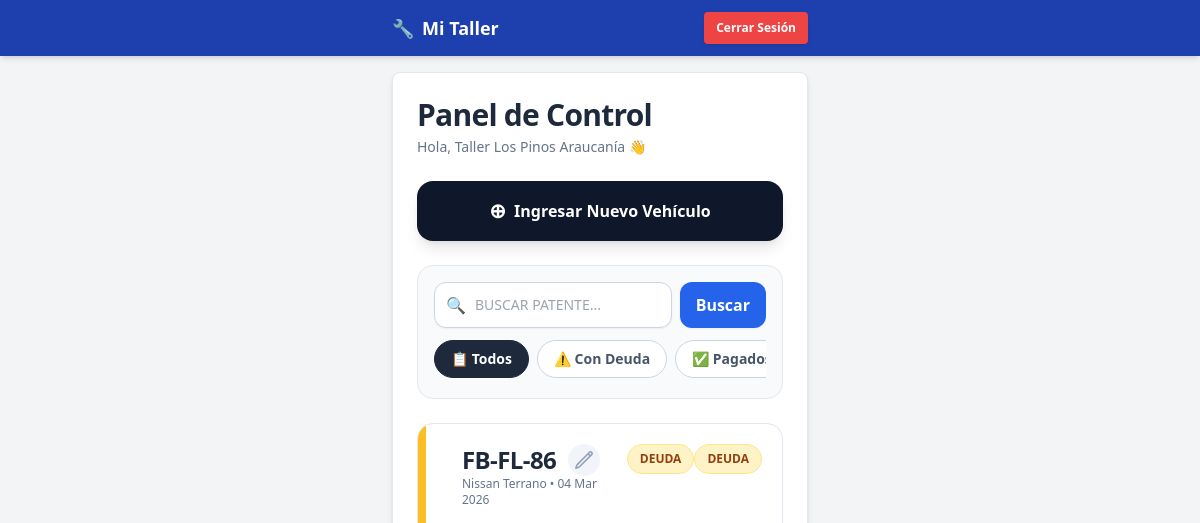
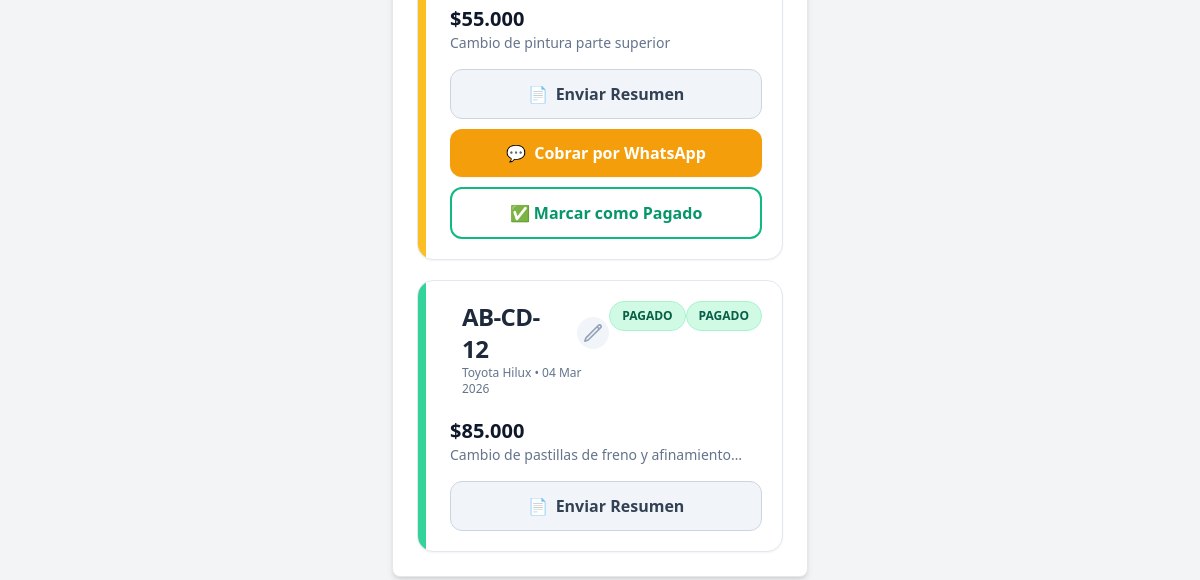
The page /taller/dashboard (signed in) on the database as committed earlier (2 pictures, top to bottom).
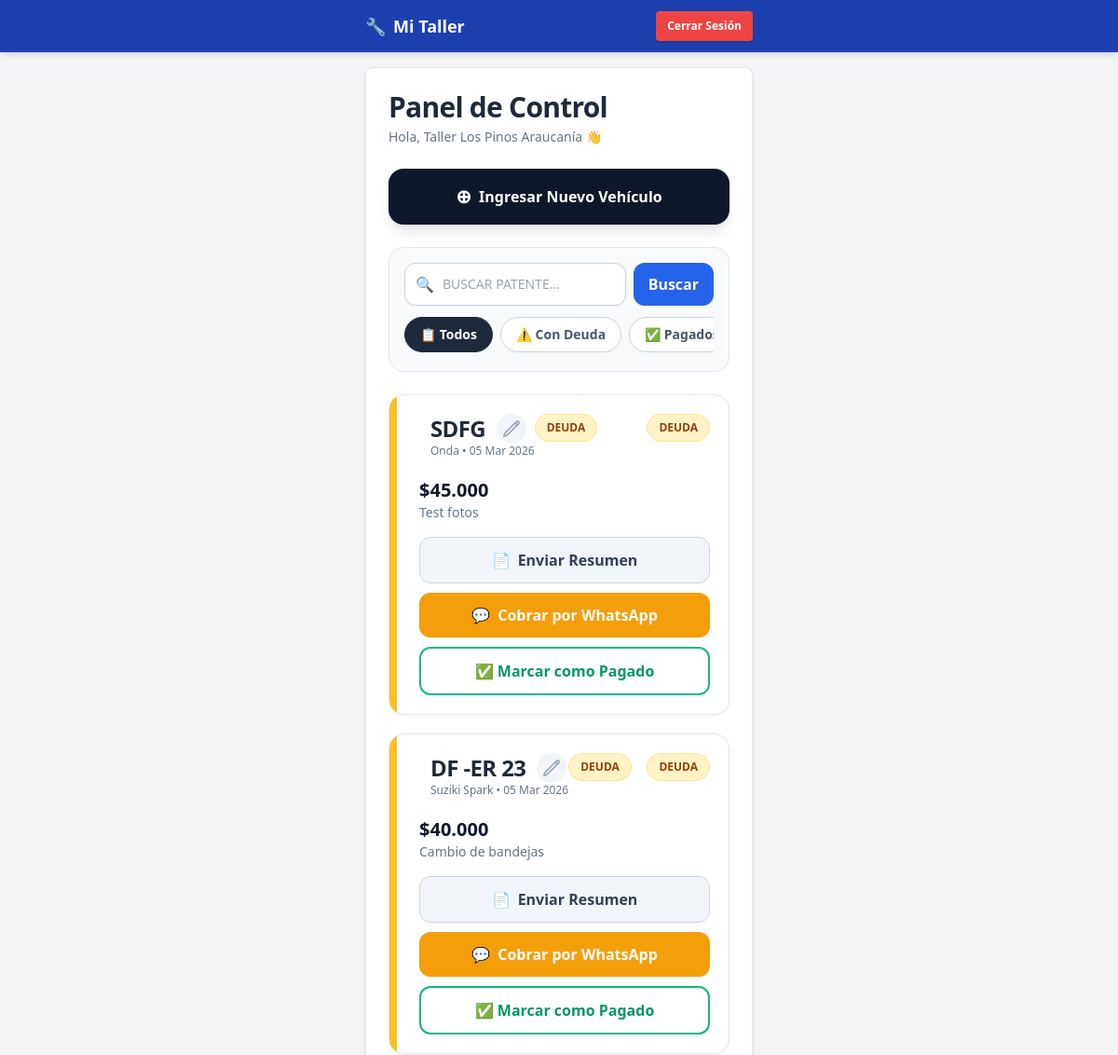
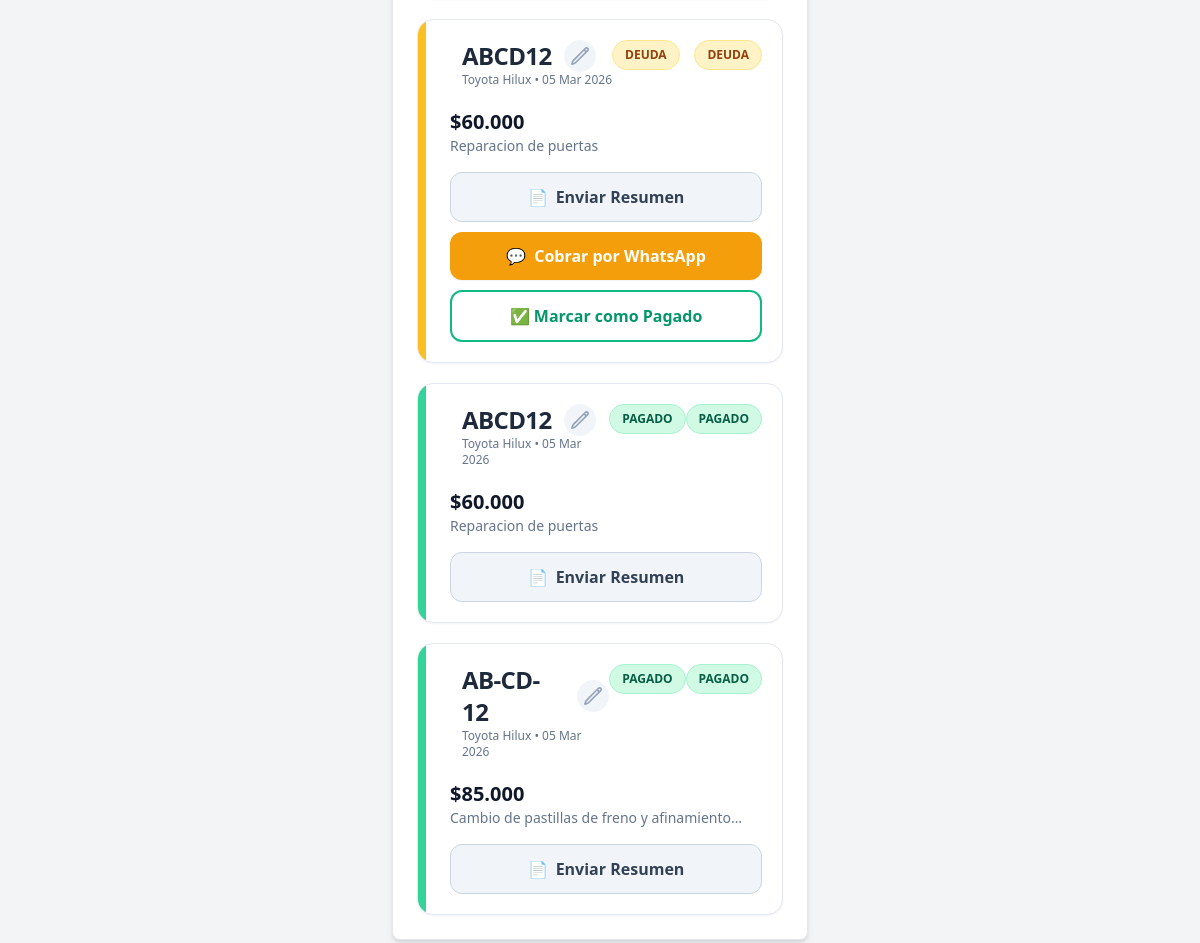
The same page on the database as committed later (2 pictures, top to bottom).
### app/models.py (models this page shows, shortened)
class Taller(UserMixin, db.Model):
    id = db.Column(db.Integer, primary_key=True)
    nombre_taller = db.Column(db.String(100), nullable=False)
    email = db.Column(db.String(120), unique=True, nullable=False)
    password_hash = db.Column(db.String(256))
    trabajos = db.relationship('Trabajo', backref='taller', lazy=True)

class Trabajo(db.Model):
    id = db.Column(db.Integer, primary_key=True)
    uuid_publico = db.Column(db.String(36), default=lambda: str(uuid.uuid4()), unique=True)
    patente = db.Column(db.String(10), nullable=False)
    nombre_cliente = db.Column(db.String(100), nullable=False)
    tipo_vehiculo = db.Column(db.String(50), nullable=False)
    marca_vehiculo = db.Column(db.String(50), nullable=False)
    imagen_evidencia = db.Column(db.Text, nullable=True) # Ahora es Text para aguantar muchas fotos
    telefono_cliente = db.Column(db.String(20), nullable=False)
    descripcion = db.Column(db.Text, nullable=False)
    total_costo = db.Column(db.Integer, nullable=False)
    estado = db.Column(db.String(20), default="Pendiente")
    monto_pagado = db.Column(db.Integer, default=0)
    fecha = db.Column(db.DateTime, default=datetime.utcnow)
    taller_id = db.Column(db.Integer, db.ForeignKey('taller.id'), nullable=False)

### app/taller/routes.py (the view)
@taller_bp.route('/dashboard')
@login_required
def dashboard():
    base_url = "https://jl2flq77-5000.brs.devtunnels.ms"
    busqueda = request.args.get('q')
    filtro_estado = request.args.get('estado')
    query = Trabajo.query.filter_by(taller_id=current_user.id)
    if busqueda:
        query = query.filter(Trabajo.patente.ilike(f'%{busqueda}%'))
    if filtro_estado:
        query = query.filter(Trabajo.estado == filtro_estado)
    trabajos = query.order_by(Trabajo.fecha.desc()).limit(50).all()
    return render_template('taller/dashboard.html',
                           trabajos=trabajos,
                           base_url=base_url,
                           busqueda=busqueda,
                           filtro_estado=filtro_estado)

### app/models.py (called while the page is built)
@login_manager.user_loader
def load_user(id):
    return Taller.query.get(int(id))

### app/templates/taller/dashboard.html (shortened to what this page needs)
{% extends "base.html" %}
{% block content %}
<div class="mb-6">
    <h1 class="text-3xl font-extrabold text-slate-800 tracking-tight">Panel de Control</h1>
    <p class="text-slate-500 text-sm mt-1">Hola, {{ current_user.nombre_taller }} 👋</p>
</div>
<div class="mb-6">
    <a href="{{ url_for('taller.nuevo_trabajo') }}" class="flex items-center justify-center w-full bg-slate-900 hover:bg-slate-800 text-white font-bold py-4 px-4 rounded-2xl shadow-lg transition-transform active:scale-95">
        <span class="text-xl mr-2">⊕</span> Ingresar Nuevo Vehículo
    </a>
</div>
<div class="bg-slate-50 p-4 rounded-2xl border border-slate-200 mb-6">
    <form method="GET" action="{{ url_for('taller.dashboard') }}" class="flex gap-2 mb-3">
        <div class="relative w-full">
            <div class="absolute inset-y-0 left-0 flex items-center pl-3 pointer-events-none text-slate-400">🔍</div>
            <input type="text" name="q" value="{{ busqueda or '' }}" placeholder="Buscar patente..."
                   class="bg-white border border-slate-300 text-slate-900 text-sm rounded-xl focus:ring-blue-500 focus:border-blue-500 block w-full pl-10 p-3 shadow-sm uppercase uppercase">
        </div>
        <button type="submit" class="bg-blue-600 hover:bg-blue-700 text-white font-bold py-2 px-4 rounded-xl shadow-sm">
            Buscar
        </button>
    </form>
    <div class="flex gap-2 overflow-x-auto pb-1 hide-scrollbar text-sm">
        <a href="{{ url_for('taller.dashboard', q=busqueda) }}"
           class="px-4 py-2 rounded-full font-semibold transition-colors whitespace-nowrap border {% if not filtro_estado %}bg-slate-800 text-white border-slate-800{% else %}bg-white text-slate-600 border-slate-300 hover:bg-slate-100{% endif %}">
           📋 Todos
        </a>
        <a href="{{ url_for('taller.dashboard', estado='Pendiente', q=busqueda) }}"
           class="px-4 py-2 rounded-full font-semibold transition-colors whitespace-nowrap border {% if filtro_estado == 'Pendiente' %}bg-amber-100 text-amber-800 border-amber-300{% else %}bg-white text-slate-600 border-slate-300 hover:bg-slate-100{% endif %}">
           ⚠️ Con Deuda
        </a>
        <a href="{{ url_for('taller.dashboard', estado='Pagado', q=busqueda) }}"
           class="px-4 py-2 rounded-full font-semibold transition-colors whitespace-nowrap border {% if filtro_estado == 'Pagado' %}bg-emerald-100 text-emerald-800 border-emerald-300{% else %}bg-white text-slate-600 border-slate-300 hover:bg-slate-100{% endif %}">
           ✅ Pagados
        </a>
    </div>
</div>
<div class="space-y-5">
    {% for trabajo in trabajos %}
    <div class="bg-white rounded-2xl p-5 shadow-sm border border-slate-200 relative overflow-hidden">
        <div class="absolute left-0 top-0 bottom-0 w-2 {% if trabajo.estado == 'Pendiente' %}bg-amber-400{% else %}bg-emerald-400{% endif %}"></div>
        <div class="flex justify-between items-start mb-2 pl-3">
        <div class="flex justify-between items-start mb-2 pl-3">
            <div>
                <div class="flex items-center gap-3">
                    <h3 class="text-2xl font-black text-slate-800 tracking-tight uppercase">{{ trabajo.patente }}</h3>
                    <a href="{{ url_for('taller.editar_trabajo', id=trabajo.id) }}" class="text-slate-400 hover:text-blue-600 bg-slate-100 hover:bg-blue-50 rounded-full p-1.5 transition-colors" title="Editar">
                    </a>
                </div>
                <p class="text-slate-500 text-xs font-medium">{{ trabajo.marca_vehiculo }} • {{ trabajo.fecha.strftime('%d %b %Y') }}</p>
            </div>
            {% if trabajo.estado == 'Pendiente' %}
                <span class="bg-amber-100 text-amber-800 text-xs font-bold px-3 py-1.5 rounded-full border border-amber-200">DEUDA</span>
            {% else %}
                <span class="bg-emerald-100 text-emerald-800 text-xs font-bold px-3 py-1.5 rounded-full border border-emerald-200">PAGADO</span>
            {% endif %}
        </div>
            {% if trabajo.estado == 'Pendiente' %}
                <span class="bg-amber-100 text-amber-800 text-xs font-bold px-3 py-1.5 rounded-full border border-amber-200">DEUDA</span>
            {% else %}
                <span class="bg-emerald-100 text-emerald-800 text-xs font-bold px-3 py-1.5 rounded-full border border-emerald-200">PAGADO</span>
            {% endif %}
        </div>
        <div class="pl-3 mb-4 mt-3">
            <p class="text-slate-900 font-bold text-xl">${{ "{:,.0f}".format(trabajo.total_costo).replace(',', '.') }}</p>
            <p class="text-slate-500 text-sm line-clamp-1">{{ trabajo.descripcion }}</p>
        </div>
        <div class="pl-3 flex flex-col space-y-2.5 mt-2">
            {% set msj_presupuesto = "Hola " ~ trabajo.nombre_cliente ~ ", aquí está el detalle del servicio para la patente " ~ trabajo.patente ~ ": " ~ base_url ~ url_for('cliente.ver_presupuesto', uuid_publico=trabajo.uuid_publico) %}
            <a href="https://wa.me/{{ trabajo.telefono_cliente }}?text={{ msj_presupuesto | urlencode }}" target="_blank"
               class="flex items-center justify-center bg-slate-100 hover:bg-slate-200 text-slate-700 font-bold py-3 px-4 rounded-xl border border-slate-300 transition-colors">
                <span class="mr-2">📄</span> Enviar Resumen
            </a>
            {% if trabajo.estado == 'Pendiente' %}
                {% set msj_cobro = "Hola " ~ trabajo.nombre_cliente ~ ", le escribo de " ~ current_user.nombre_taller ~ ". Le recuerdo amablemente el saldo pendiente de $" ~ trabajo.total_costo ~ " por el vehículo " ~ trabajo.patente ~ ". Quedo atento, ¡saludos!" %}
                <a href="https://wa.me/{{ trabajo.telefono_cliente }}?text={{ msj_cobro | urlencode }}" target="_blank"
                   class="flex items-center justify-center bg-amber-500 hover:bg-amber-600 text-white font-bold py-3 px-4 rounded-xl shadow-sm transition-colors">
                    <span class="mr-2">💬</span> Cobrar por WhatsApp
                </a>
                <form action="{{ url_for('taller.marcar_pagado', id=trabajo.id) }}" method="POST">
                    <button type="submit" class="w-full flex items-center justify-center bg-white hover:bg-emerald-50 text-emerald-600 font-bold py-3 px-4 rounded-xl border-2 border-emerald-500 transition-colors">
                        ✅ Marcar como Pagado
                    </button>
                </form>
            {% endif %}
        </div>
    </div>
    {% else %}
        <div class="text-center py-10 bg-slate-50 rounded-2xl border border-dashed border-slate-300">
            <span class="text-4xl block mb-2">🚘</span>
            <p class="text-slate-600 font-medium">No se encontraron vehículos.</p>
            <p class="text-slate-400 text-sm mt-1">Intenta con otro filtro o ingresa uno nuevo.</p>
        </div>
    {% endfor %}
</div>
{% endblock %}

### app/templates/base.html (shortened to what this page needs)
<!DOCTYPE html>
<html lang="es">
<head>
    <script src="https://cdn.tailwindcss.com"></script>
</head>
<body class="bg-gray-100 min-h-screen">
    <nav class="bg-blue-800 text-white shadow-md">
        <div class="max-w-md mx-auto px-4 py-3 flex justify-between items-center">
            <div class="font-bold text-lg flex items-center gap-2">
                <span>🔧</span>
                <span>Mi Taller</span>
            </div>
            {% if current_user.is_authenticated %}
            <a href="{{ url_for('auth.logout') }}" class="bg-red-500 hover:bg-red-600 text-white text-xs font-bold py-2 px-3 rounded shadow transition">
                Cerrar Sesión
            </a>
            {% endif %}
        </div>
    </nav>
    <div class="max-w-md mx-auto mt-4 mb-10 px-4">
        <div class="bg-white p-6 rounded-lg shadow-md border border-gray-200">
            {% block content %}{% endblock %}
        </div>
    </div>
</body>
</html>

### app/templates/taller/dashboard.html (style rules this page uses)
.hide-scrollbar { -ms-overflow-style: none; scrollbar-width: none; }

Rows that differ between the two databases and show on the page:
added Trabajo: patente "SDFG", marca_vehiculo "Onda", fecha "05 Mar 2026", estado "DEUDA", total_costo "45.000", descripcion "Test fotos"
added Trabajo: patente "DF -ER 23", marca_vehiculo "Suziki Spark", fecha "05 Mar 2026", estado "DEUDA", total_costo "40.000", descripcion "Cambio de bandejas"
added Trabajo: patente "ABCD12", marca_vehiculo "Toyota Hilux", fecha "05 Mar 2026", estado "DEUDA", total_costo "60.000", descripcion "Reparacion de puertas"
changed Trabajo (number 4 of 5 on the later page): patente "FB-FL-86" → "ABCD12"; marca_vehiculo "Nissan Terrano" → "Toyota Hilux"; fecha "04 Mar 2026" → "05 Mar 2026"; total_costo "55.000" → "60.000"; descripcion "Cambio de pintura parte superior" → "Reparacion de puertas"; telefono_cliente "56978379515" → "569368688" (drawn); estado "DEUDA DEUDA 💬 Cobrar por WhatsApp ✅ Marcar como Pagado" → "PAGADO PAGADO"
changed Trabajo "AB-CD-12": fecha "04 Mar 2026" → "05 Mar 2026"
